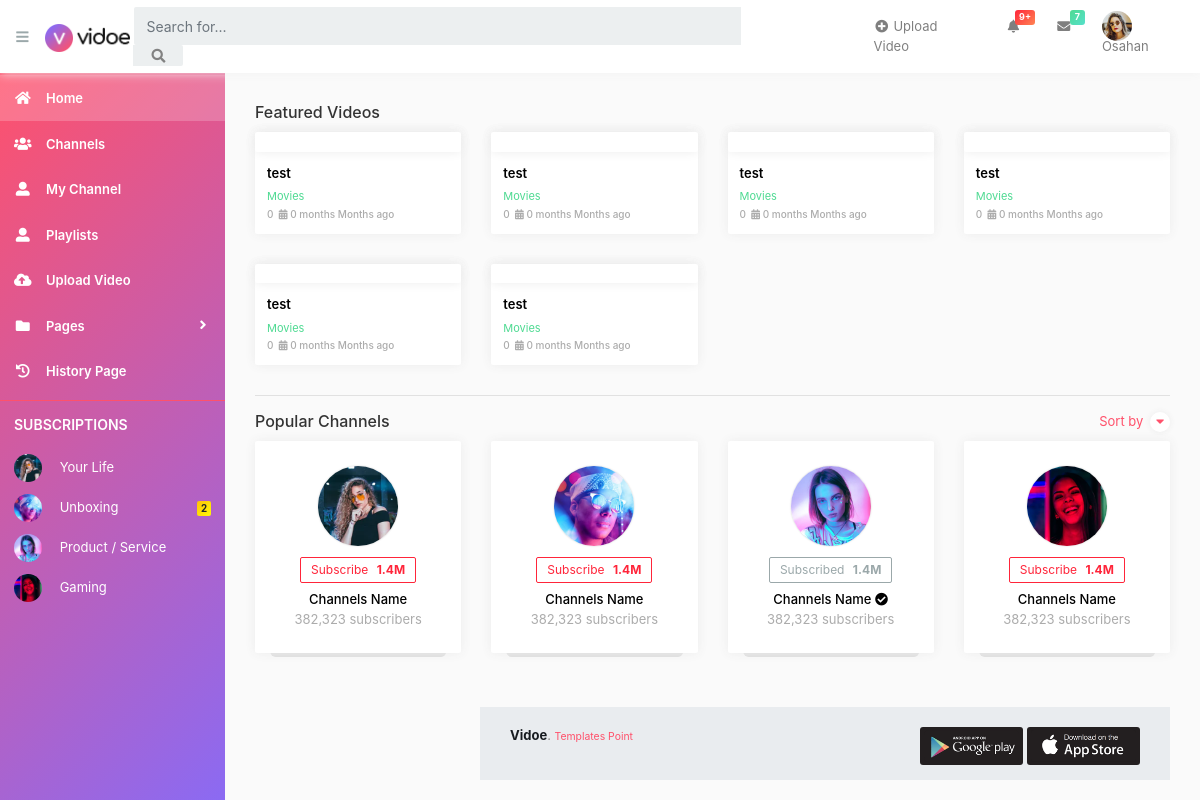
Screenshot of /View/home.php with the database file from the repository.
### tables this page shows
CREATE TABLE `video` (
  `id` int(100) NOT NULL,
  `title` varchar(100) NOT NULL,
  `descreption` text NOT NULL,
  `upload_date` date NOT NULL DEFAULT current_timestamp(),
  `thumbnail` varchar(100) DEFAULT NULL,
  `file_path` varchar(100) NOT NULL,
  `channel_id` int(50) DEFAULT NULL,
  `watches` int(100) NOT NULL,
  `category_id` int(100) NOT NULL,
  `num_of_reports` int(10) NOT NULL
);

### Controllers/VideoController.php (called while the page is built, shortened)
<?php
require_once '../Controllers/DBController.php';
class VideoController
{
    private DBController $db;
    public function __construct()
    {
        $this->db = new DBController();
    }
    public function getAllVideos(): array | bool
    {
        if ($this->db->openConnection()) {
            $videos = $this->db->select('', '', '', 'video');
            return $videos;
        } else {
            return false;
        }
    }
}

### Controllers/DBController.php (called while the page is built, shortened)
<?php
class DBController
{
    private string $dbHost = 'localhost';
    private string $dbUser = 'root';
    private string $dbPassword = '';
    private string $dbName = 'vidoe';
    private $conn;
    public function openConnection(): bool
    {
        $this->conn = new mysqli($this->dbHost, $this->dbUser, $this->dbPassword, $this->dbName);
        if ($this->conn->connect_error) {
            die("Connection failed: " . $this->conn->connect_error);
            return false;
        } else {
            return true;
        }
    }
    public function select($where = null, $order = null, $limit = null, $tableName): array
    {
        $sql = "SELECT * FROM " .  $tableName;
        $stmt = $this->conn->prepare($sql);
        $stmt->execute();
        $result = $stmt->get_result();
        $data = [];
        while ($row = $result->fetch_assoc()) {
            $data[] = $row;
        }
        return $data;
    }
}

### View/home.php (the view, shortened to what this page needs)
<?php
require_once "../Controllers/VideoController.php";
require_once "../Controllers/DBController.php";
$controller = new VideoController();
$allVideos = $controller->getAllVideos();
$currentDate = new DateTime();
?>
<!DOCTYPE html>
<html lang="en">
<head>
   <link href="vendor/bootstrap/css/bootstrap.min.css" rel="stylesheet">
   <link href="vendor/fontawesome-free/css/all.min.css" rel="stylesheet" type="text/css">
   <link href="css/osahan.css" rel="stylesheet">
   <link rel="stylesheet" href="vendor/owl-carousel/owl.carousel.css">
   <link rel="stylesheet" href="vendor/owl-carousel/owl.theme.css">
</head>
<body id="page-top">
   <nav class="navbar navbar-expand navbar-light bg-white static-top osahan-nav sticky-top">
      <button class="btn btn-link btn-sm text-secondary order-1 order-sm-0" id="sidebarToggle">
         <i class="fas fa-bars"></i>
      </button> &nbsp;&nbsp;
      <a class="navbar-brand mr-1" href="index.html"><img class="img-fluid" alt="" src="img/logo.png"></a>
      <form class="d-none d-md-inline-block form-inline ml-auto mr-0 mr-md-5 my-2 my-md-0 osahan-navbar-search">
         <div class="input-group">
            <input type="text" class="form-control" placeholder="Search for...">
            <div class="input-group-append">
               <button class="btn btn-light" type="button">
                  <i class="fas fa-search"></i>
               </button>
            </div>
         </div>
      </form>
      <ul class="navbar-nav ml-auto ml-md-0 osahan-right-navbar">
         <li class="nav-item mx-1">
            <a class="nav-link" href="upload-video.php">
               <i class="fas fa-plus-circle fa-fw"></i>
               Upload Video
            </a>
         </li>
         <li class="nav-item dropdown no-arrow mx-1">
            <a class="nav-link dropdown-toggle" href="#" id="alertsDropdown" role="button" data-toggle="dropdown" aria-haspopup="true" aria-expanded="false">
               <i class="fas fa-bell fa-fw"></i>
               <span class="badge badge-danger">9+</span>
            </a>
         </li>
         <li class="nav-item dropdown no-arrow mx-1">
            <a class="nav-link dropdown-toggle" href="#" id="messagesDropdown" role="button" data-toggle="dropdown" aria-haspopup="true" aria-expanded="false">
               <i class="fas fa-envelope fa-fw"></i>
               <span class="badge badge-success">7</span>
            </a>
         </li>
         <li class="nav-item dropdown no-arrow osahan-right-navbar-user">
            <a class="nav-link dropdown-toggle user-dropdown-link" href="#" id="userDropdown" role="button" data-toggle="dropdown" aria-haspopup="true" aria-expanded="false">
               <img alt="Avatar" src="img/user.png">
               Osahan
            </a>
         </li>
      </ul>
   </nav>
   <div id="wrapper">
      <ul class="sidebar navbar-nav">
         <li class="nav-item active">
            <a class="nav-link" href="home.php">
               <i class="fas fa-fw fa-home"></i>
               <span>Home</span>
            </a>
         </li>
         <li class="nav-item">
            <a class="nav-link" href="channels.html">
               <i class="fas fa-fw fa-users"></i>
               <span>Channels</span>
            </a>
         </li>
         <li class="nav-item">
            <a class="nav-link" href="myChannel.php">
               <i class="fas fa-fw fa-user-alt"></i>
               <span>My Channel</span>
            </a>
         </li>
         <li class="nav-item">
            <a class="nav-link" href="playlists.php">
               <i class="fas fa-fw fa-user-alt"></i>
               <span>Playlists</span>
            </a>
         </li>
         <li class="nav-item">
            <a class="nav-link" href="upload-video.php">
               <i class="fas fa-fw fa-cloud-upload-alt"></i>
               <span>Upload Video</span>
            </a>
         </li>
         <li class="nav-item dropdown">
            <a class="nav-link dropdown-toggle" href="#" role="button" data-toggle="dropdown" aria-haspopup="true" aria-expanded="false">
               <i class="fas fa-fw fa-folder"></i>
               <span>Pages</span>
            </a>
         </li>
         <li class="nav-item">
            <a class="nav-link" href="history-page.html">
               <i class="fas fa-fw fa-history"></i>
               <span>History Page</span>
            </a>
         </li>
         <li class="nav-item channel-sidebar-list">
            <h6>SUBSCRIPTIONS</h6>
            <ul>
               <li>
                  <a href="subscriptions.html">
                     <img class="img-fluid" alt="" src="img/s1.png"> Your Life
                  </a>
               </li>
               <li>
                  <a href="subscriptions.html">
                     <img class="img-fluid" alt="" src="img/s2.png"> Unboxing <span class="badge badge-warning">2</span>
                  </a>
               </li>
               <li>
                  <a href="subscriptions.html">
                     <img class="img-fluid" alt="" src="img/s3.png"> Product / Service
                  </a>
               </li>
               <li>
                  <a href="subscriptions.html">
                     <img class="img-fluid" alt="" src="img/s4.png"> Gaming
                  </a>
               </li>
            </ul>
         </li>
      </ul>
      <div id="content-wrapper">
         <div class="container-fluid pb-0">
            <div class="top-category section-padding mb-4">
               <div class="video-block section-padding">
                  <div class="row">
                     <div class="col-md-12">
                        <div class="main-title">
                           <h6>Featured Videos</h6>
                        </div>
                     </div>
                     <?php
                     foreach ($allVideos as $video) {
                        $categoryName = "Movies";
                        $uploadDate = new DateTime($video['upload_date']);
                        $interval = $currentDate->diff($uploadDate);
                        $diff = $interval->format('%m months');
                        $image = "assets/Thumbnails/". basename($video['thumbnail']);
                        $html = <<<HTML
                           <div class="col-xl-3 col-sm-6 mb-3">
                              <div class="video-card">
                                 <div class="video-card-image">
                                    <a class="play-icon" href="{$video['file_path']}" ><i class="fas fa-play-circle"></i></a>
                                    <a href="#"><img class="img-fluid" src="$image" alt=""></a>
                                 </div>
                                    <div class="video-card-body">
                                       <div class="video-title">
                                       <a href="{$video['file_path']}">{$video['title']}</a>
                                    </div>
                                    <div class="video-page text-success">
                                       $categoryName <a title="" data-placement="top" data-toggle="tooltip" href="{$video['file_path']}" data-original-title="Verified"></a>
                                    </div>
                                    <div class="video-view">
                                       {$video['watches']} &nbsp;<i class="fas fa-calendar-alt"></i> $diff Months ago
                                    </div>
                                 </div>
                              </div>
                           </div>
                           HTML;
                        echo $html;
                     }
                     ?>
                  </div>
               </div>
               <hr class="mt-0">
               <div class="video-block section-padding">
                  <div class="row">
                     <div class="col-md-12">
                        <div class="main-title">
                           <div class="btn-group float-right right-action">
                              <a href="#" class="right-action-link text-gray" data-toggle="dropdown" aria-haspopup="true" aria-expanded="false">
                                 Sort by <i class="fa fa-caret-down" aria-hidden="true"></i>
                              </a>
                           </div>
                           <h6>Popular Channels</h6>
                        </div>
                     </div>
                     <div class="col-xl-3 col-sm-6 mb-3">
                        <div class="channels-card">
                           <div class="channels-card-image">
                              <a href="#"><img class="img-fluid" src="img/s1.png" alt=""></a>
                              <div class="channels-card-image-btn"><button type="button" class="btn btn-outline-danger btn-sm">Subscribe <strong>1.4M</strong></button></div>
                           </div>
                           <div class="channels-card-body">
                              <div class="channels-title">
                                 <a href="#">Channels Name</a>
                              </div>
                              <div class="channels-view">
                                 382,323 subscribers
                              </div>
                           </div>
                        </div>
                     </div>
                     <div class="col-xl-3 col-sm-6 mb-3">
                        <div class="channels-card">
                           <div class="channels-card-image">
                              <a href="#"><img class="img-fluid" src="img/s2.png" alt=""></a>
                              <div class="channels-card-image-btn"><button type="button" class="btn btn-outline-danger btn-sm">Subscribe <strong>1.4M</strong></button></div>
                           </div>
                           <div class="channels-card-body">
                              <div class="channels-title">
                                 <a href="#">Channels Name</a>
                              </div>
                              <div class="channels-view">
                                 382,323 subscribers
                              </div>
                           </div>
                        </div>
                     </div>
                     <div class="col-xl-3 col-sm-6 mb-3">
                        <div class="channels-card">
                           <div class="channels-card-image">
                              <a href="#"><img class="img-fluid" src="img/s3.png" alt=""></a>
                              <div class="channels-card-image-btn"><button type="button" class="btn btn-outline-secondary btn-sm">Subscribed <strong>1.4M</strong></button></div>
                           </div>
                           <div class="channels-card-body">
                              <div class="channels-title">
                                 <a href="#">Channels Name <span title="" data-placement="top" data-toggle="tooltip" data-original-title="Verified"><i class="fas fa-check-circle"></i></span></a>
                              </div>
                              <div class="channels-view">
                                 382,323 subscribers
                              </div>
                           </div>
                        </div>
                     </div>
                     <div class="col-xl-3 col-sm-6 mb-3">
                        <div class="channels-card">
                           <div class="channels-card-image">
                              <a href="#"><img class="img-fluid" src="img/s4.png" alt=""></a>
                              <div class="channels-card-image-btn"><button type="button" class="btn btn-outline-danger btn-sm">Subscribe <strong>1.4M</strong></button></div>
                           </div>
                           <div class="channels-card-body">
                              <div class="channels-title">
                                 <a href="#">Channels Name</a>
                              </div>
                              <div class="channels-view">
                                 382,323 subscribers
                              </div>
                           </div>
                        </div>
                     </div>
                  </div>
               </div>
            </div>
            <footer class="sticky-footer">
               <div class="container">
                  <div class="row no-gutters">
                     <div class="col-lg-6 col-sm-6">
                        <p class="mt-1 mb-0"><strong class="text-dark">Vidoe</strong>.
                           <small class="mt-0 mb-0"><a class="text-primary" target="_blank" href="https://www.templatespoint.net/">Templates Point</a>
                           </small>
                        </p>
                     </div>
                     <div class="col-lg-6 col-sm-6 text-right">
                        <div class="app">
                           <a href="#"><img alt="" src="img/google.png"></a>
                           <a href="#"><img alt="" src="img/apple.png"></a>
                        </div>
                     </div>
                  </div>
               </div>
            </footer>
         </div>
      </div>
</body>
</html>

### rows the page displays
video: title "test", categoryName "Movies", watches "0"
video: title "test", categoryName "Movies", watches "0"
video: title "test", categoryName "Movies", watches "0"
video: title "test", categoryName "Movies", watches "0"
video: title "test", categoryName "Movies", watches "0"
video: title "test", categoryName "Movies", watches "0"
